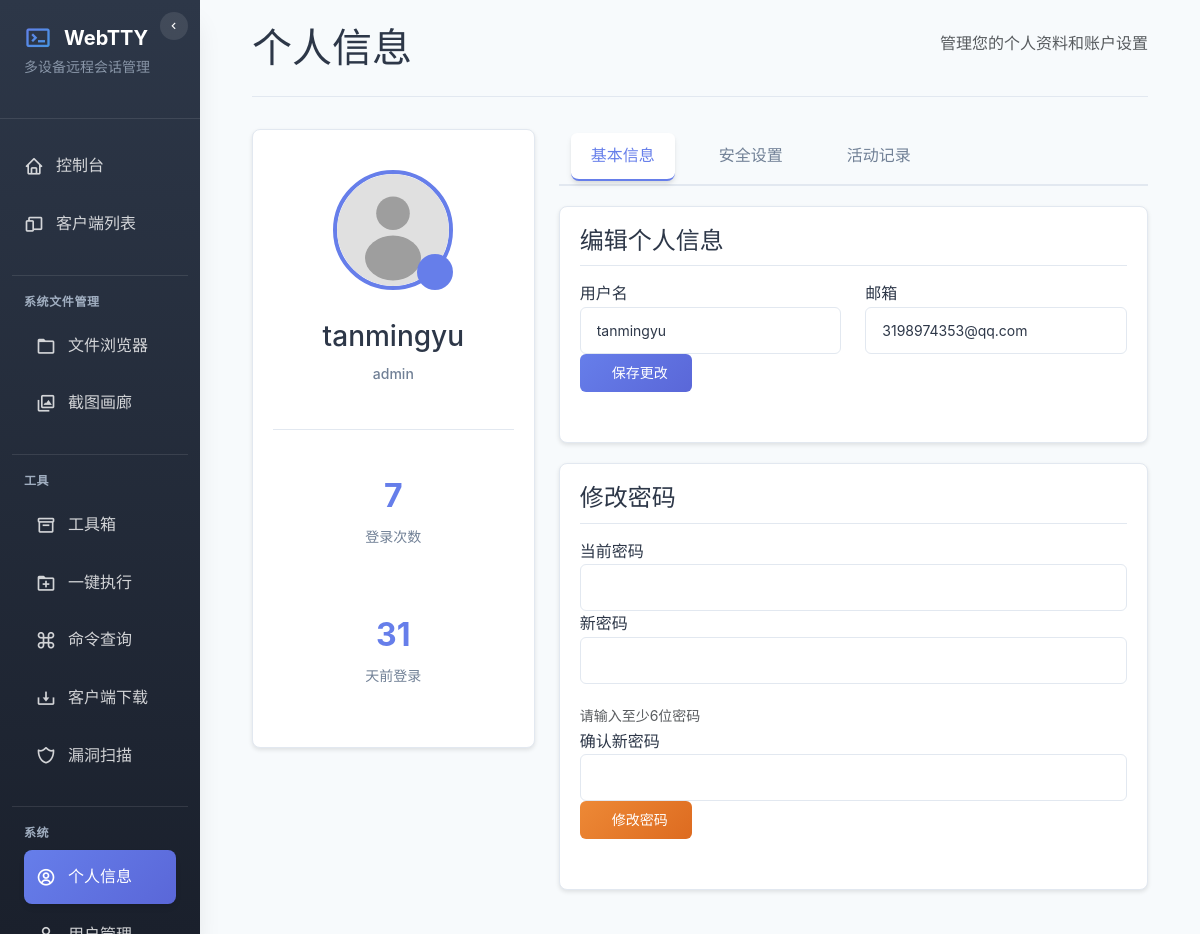
/profile/ (signed in), run on the app's committed database.
### models.py (models this page shows, shortened)
class User(db.Model, UserMixin):
    __tablename__ = 'users'
    id = db.Column(db.Integer, primary_key=True)
    username = db.Column(db.String(64), unique=True, nullable=False)
    email = db.Column(db.String(120), unique=True, nullable=False)
    password_hash = db.Column(db.String(128), nullable=False)
    role_id = db.Column(db.Integer, db.ForeignKey('roles.id'))
    parent_id = db.Column(db.Integer, db.ForeignKey('users.id'), nullable=True)
    is_active = db.Column(db.Boolean, default=True)
    created_at = db.Column(db.DateTime, default=datetime.utcnow)
    last_login = db.Column(db.DateTime, nullable=True)
    role_type = db.Column('role', db.String(20), nullable=True)
    updated_at = db.Column(db.DateTime, default=datetime.utcnow, onupdate=datetime.utcnow)
    subordinates = db.relationship('User', backref=db.backref('parent', remote_side=[id]), lazy='dynamic')
    @property
    def password(self):
        raise AttributeError('密码不可读')
    def role_display(self):
        if hasattr(self, 'role_type') and self.role_type:
            if hasattr(self.role_type, 'value'):
                return self.role_type.value
            return self.role_type
        return getattr(self, 'role', None).name if getattr(self, 'role', None) else 'user'

class Role(db.Model):
    __tablename__ = 'roles'
    id = db.Column(db.Integer, primary_key=True)
    name = db.Column(db.String(20), unique=True, nullable=False)  # admin, manager, user
    description = db.Column(db.String(255))
    users = db.relationship('User', backref='role', lazy='dynamic')

### web/routes/profile.py (the view)
@profile_bp.route('/')
@login_required
def index():
    total_logins = db.session.query(func.count(UserLoginLog.id)).filter(
        UserLoginLog.user_id == current_user.id,
        UserLoginLog.login_status == 'success'
    ).scalar() or 0
    last_login_row = db.session.query(UserLoginLog.login_time).filter(
        UserLoginLog.user_id == current_user.id,
        UserLoginLog.login_status == 'success'
    ).order_by(desc(UserLoginLog.login_time)).first()
    last_login_days = None
    if last_login_row and last_login_row[0]:
        delta = datetime.utcnow() - last_login_row[0]
        last_login_days = max(0, delta.days)
    return render_template('dashboard/profile.html', user=current_user, login_count=total_logins, last_login_days=last_login_days)

### __init__.py (called while the page is built)
@login_manager.user_loader
def load_user(user_id):
    from .models import User
    return User.query.get(int(user_id))

### templates/dashboard/profile.html (shortened to what this page needs)
{% extends "dashboard/base.html" %}
{% block content %}
<div class="container-fluid">
    <div class="row">
        <div class="col-12">
            <div class="page-header">
                <h1> 个人信息</h1>
                <p class="text-muted">管理您的个人资料和账户设置</p>
            </div>
        </div>
    </div>
    <div class="row">
        <div class="col-lg-4">
            <div class="profile-card">
                <div class="profile-header">
                    <div class="avatar-container">
                        <img src="{{ user.avatar or '/static/images/default-avatar.svg' }}" alt="头像" class="avatar" id="avatarImg">
                        <button class="avatar-upload" onclick="document.getElementById('avatarInput').click()">
                        </button>
                    </div>
                    <div class="profile-info">
                        <h3 id="displayUsername">{{ user.username or '未设置' }}</h3>
                        <p class="user-role" id="displayRole">{{ user.role_display() if user.role_display else '普通用户' }}</p>
                    </div>
                </div>
                <div class="stats-grid">
                    <div class="stat-card">
                        <div class="stat-number" id="loginCount">{{ login_count if login_count is not none else 0 }}</div>
                        <div class="stat-label">登录次数</div>
                    </div>
                    <div class="stat-card">
                        <div class="stat-number" id="lastLoginDays">{{ last_login_days if last_login_days is not none else 0 }}</div>
                        <div class="stat-label">天前登录</div>
                    </div>
                </div>
            </div>
        </div>
        <div class="col-lg-8">
            <ul class="nav nav-tabs">
                <li class="nav-item">
                    <button class="nav-link active" data-tab="basic-info">基本信息</button>
                </li>
                <li class="nav-item">
                    <button class="nav-link" data-tab="security">安全设置</button>
                </li>
                <li class="nav-item">
                    <button class="nav-link" data-tab="activity">活动记录</button>
                </li>
            </ul>
            <div id="basic-info" class="tab-content active">
                <div class="profile-card">
                    <div class="form-section">
                        <h4> 编辑个人信息</h4>
                        <form id="profileForm">
                            <div class="row">
                                <div class="col-md-6">
                                    <div class="form-group">
                                        <label for="username">用户名</label>
                                        <input type="text" class="form-control" id="username" value="{{ user.username or '' }}">
                                    </div>
                                </div>
                                <div class="col-md-6">
                                    <div class="form-group">
                                        <label for="email">邮箱</label>
                                        <input type="email" class="form-control" id="email" value="{{ user.email or '' }}">
                                    </div>
                                </div>
                            </div>
                            <button type="submit" class="btn btn-primary">
                                 保存更改
                            </button>
                        </form>
                    </div>
                </div>
                <div class="profile-card">
                    <div class="form-section">
                        <h4> 修改密码</h4>
                        <form id="passwordForm">
                            <div class="form-group">
                                <label for="currentPassword">当前密码</label>
                                <input type="password" class="form-control" id="currentPassword" required>
                            </div>
                            <div class="form-group">
                                <label for="newPassword">新密码</label>
                                <input type="password" class="form-control" id="newPassword" required>
                                <div class="password-strength">
                                    <div class="strength-bar">
                                        <div class="strength-fill" id="strengthFill"></div>
                                    </div>
                                    <small id="strengthText" class="text-muted">请输入至少6位密码</small>
                                </div>
                            </div>
                            <div class="form-group">
                                <label for="confirmPassword">确认新密码</label>
                                <input type="password" class="form-control" id="confirmPassword" required>
                            </div>
                            <button type="submit" class="btn btn-warning">
                                 修改密码
                            </button>
                        </form>
                    </div>
                </div>
            </div>
        </div>
    </div>
</div>
{% endblock %}

### static/css/base.css (style rules this page uses)
:root { --primary-color: #667eea; --primary-dark: #5a67d8; --secondary-color: #2d3748; --success-color: #48bb78; --danger-color: #f56565; --warning-color: #ed8936; --info-color: #4299e1; --light-bg: #f7fafc; --dark-bg: #1a202c; --sidebar-bg: #2d3748; --card-bg: #ffffff; --text-primary: #2d3748; --text-secondary: #718096; --text-muted: #a0aec0; --border-color: #e2e8f0; --shadow-sm: 0 1px 3px 0 rgba(0, 0, 0, 0.1), 0 1px 2px 0 rgba(0, 0, 0, 0.06); --shadow-md: 0 4px 6px -1px rgba(0, 0, 0, 0.1), 0 2px 4px -1px rgba(0, 0, 0, 0.06); --shadow-lg: 0 10px 15px -3px rgba(0, 0, 0, 0.1), 0 4px 6px -2px rgba(0, 0, 0, 0.05); --shadow-xl: 0 20px 25px -5px rgba(0, 0, 0, 0.1), 0 10px 10px -5px rgba(0, 0, 0, 0.04); --radius-sm: 0.25rem; --radius-md: 0.375rem; --radius-lg: 0.5rem; --radius-xl: 0.75rem; --transition: all 0.3s cubic-bezier(0.4, 0, 0.2, 1); }
* { box-sizing: border-box; }
body { margin: 0; font-family: -apple-system, BlinkMacSystemFont, 'Segoe UI', 'Roboto', 'Oxygen', 'Ubuntu', 'Cantarell', sans-serif; background-color: var(--light-bg); color: var(--text-primary); line-height: 1.6; -webkit-font-smoothing: antialiased; -moz-osx-font-smoothing: grayscale; }
.btn { display: inline-flex; align-items: center; justify-content: center; gap: 0.5rem; padding: 0.75rem 1.5rem; font-size: 0.875rem; font-weight: 500; line-height: 1; border: none; border-radius: var(--radius-md); cursor: pointer; transition: var(--transition); text-decoration: none; white-space: nowrap; user-select: none; }
.btn-primary { background: linear-gradient(135deg, var(--primary-color), var(--primary-dark)); color: white; }
.btn-warning { background: linear-gradient(135deg, var(--warning-color), #dd6b20); color: white; }
.form-control, .form-select { width: 100%; padding: 0.75rem 1rem; font-size: 0.875rem; line-height: 1.5; color: var(--text-primary); background-color: var(--card-bg); border: 1px solid var(--border-color); border-radius: var(--radius-md); transition: var(--transition); }

### static/css/layout.css (style rules this page uses)
.nav-item { margin: 0.25rem 0.75rem; }
.nav-link { display: flex; align-items: center; gap: 0.75rem; padding: 0.875rem 0.75rem; color: rgba(255, 255, 255, 0.8); text-decoration: none; border-radius: var(--radius-lg); transition: var(--transition); font-weight: 500; position: relative; overflow: hidden; white-space: nowrap; }
.nav-link::before { content: ''; position: absolute; top: 0; left: -100%; width: 100%; height: 100%; background: linear-gradient(90deg, transparent, rgba(255, 255, 255, 0.1), transparent); transition: var(--transition); }
.nav-link.active { color: white; background: linear-gradient(135deg, var(--primary-color), var(--primary-dark)); box-shadow: var(--shadow-md); }
.page-header { display: flex; align-items: center; justify-content: space-between; margin-bottom: 2rem; padding-bottom: 1rem; border-bottom: 1px solid var(--border-color); }

### data on the page
User: username "tanmingyu", role.name "admin", email "3198974353@qq.com"

### other printed values
{{ login_count if login_count is not none else 0 }} "7"
{{ last_login_days if last_login_days is not none else 0 }} "31"
